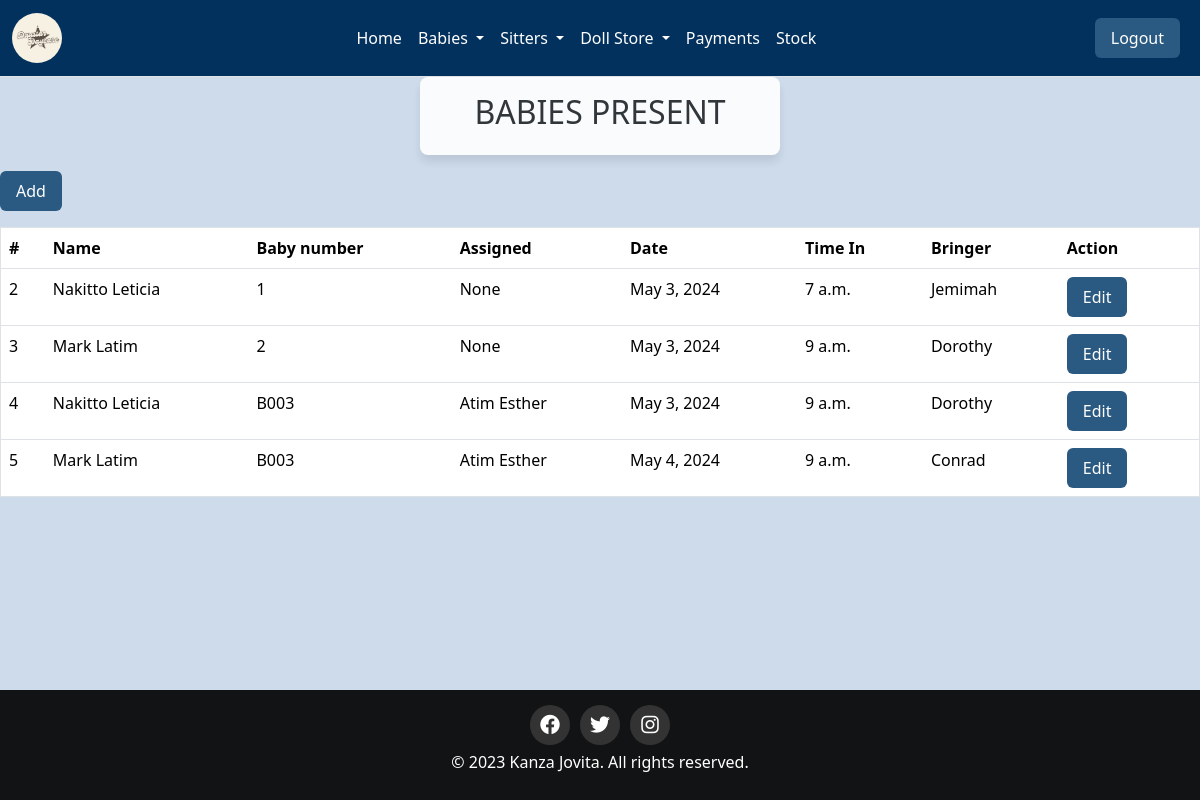
The page /arrival/ on the database its author committed.
### home/models.py (models this page shows, shortened)
class Arrival(models.Model):
    baby_name=models.ForeignKey(Babyreg, on_delete=models.CASCADE)
    baby_number=models.CharField(max_length=30, null='False',blank = 'False')
    assign = models.ForeignKey(Sitterreg, on_delete = models.CASCADE,null=True,blank = True)
    date=models.DateField(default=timezone.now)
    timein=models.TimeField()
    broughtby=models.CharField(max_length=200)

class Babyreg(models.Model):
    c_stay = models.ForeignKey(Categorystay,on_delete = models.CASCADE,null=False,blank = False)#this links class Babe to class Categorystay
    Baby_name = models.CharField(max_length=30, null='False',blank = 'False')
    Baby_number = models.CharField(max_length=30, null='False',blank = 'False')
    Date = models.DateField(default=timezone.now)
    Gender = models.CharField(max_length=30, null='False',blank = 'False')
    Age = models.IntegerField()
    Location = models.CharField(max_length=30, null='False',blank = 'False')
    Parents_names = models.CharField(max_length=30, null='False',blank = 'False')
    def __str__(self):
        return self.Baby_name

class Sitterreg(models.Model):
    Sitter_name = models.CharField(max_length=30, null='False',blank = 'False')
    Sitter_number = models.CharField(max_length=30, null='False',blank = 'False')
    Date_of_birth = models.DateField(null="True", blank="True")
    Contact = models.IntegerField()
    Location = models.CharField(choices=[('kabalagala', 'kabalagala')], max_length=100)
    Gender =  models.CharField(choices=[('male', 'Male'),('female', 'Female')], max_length=100)
    Level_of_education = models.CharField(choices=[('Degree','Degree'),('Diploma','Diploma'),('Certificate','Certificate')],max_length=200,default=0)
    Next_of_kin = models.CharField(max_length=30, null='False',blank = 'False')
    NIN = models.CharField(max_length=30, null='False',blank = 'False')
    Recommenders_name = models.CharField(max_length=30, null='False',blank = 'False')
    Religion = models.CharField(max_length=30, null='True',blank = 'True')
    def __str__(self):
        return self.Sitter_name

### home/views.py (the view)
# urls.py: path('arrival/', views.arrival, name='arrival'),
def arrival(request):
    arrivals=Arrival.objects.all()
    return render(request,'arrival.html',{'arrivals':arrivals})

### home/templates/arrival.html (shortened to what this page needs)
{% extends 'base.html' %}
{% load static %}
{% block content%}
<div class="card-header">
    <h2>BABIES PRESENT</h2>
</div>
<a href="/addarrival" class="btn btn-primary mb-3">Add</a>
<div class="table-responsive">
    <table class="table table-bordered table-hover">
        <thead class="table-white">
            <tr>
                <th scope="col">#</th>
                <th scope="col">Name</th>
                <th scope="col">Baby number</th>
                <th scope="col">Assigned</th>
                <th scope="col">Date</th>
                <th scope="col">Time In</th>
                <th scope="col">Bringer</th>
                <th scope=>Action</th>
            </tr>
        </thead>
        <tbody>
            {% for baby in arrivals %}
            <tr>
                <td>{{ baby.id }}</td>
                <td>{{ baby.baby_name}}</td>
                <td>{{ baby.baby_number }}</td>
                <td>{{ baby.assign }}</td>
                <td>{{ baby.date }}</td>
                <td>{{ baby.timein }}</td>
                <td>{{ baby.broughtby}}</td>
                <td>
                    <a href="{% url 'editarrival' id=baby.id %}" class="btn btn-primary">Edit </a>
                </td>
            </tr>
            {% endfor %}
        </tbody>
    </table>
</div>
{% endblock %}

### home/static/css/main.css (style rules this page uses)
.card-header { border: 1px #333; opacity:90%; width: 87%; text-align: center; box-shadow: 0 7px 10px rgba(0, 0, 0, 0.1); border-radius: 8px; width:30%; margin: 0 auto; background-color: aliceblue; text-align: center; }
.table th, .table td { padding: 8px; text-align: left; border: none; outline: none; }
.table th { color: black; }
.table th, .table td { white-space: nowrap; }
.table-responsive { justify-content: center; }
.table { text-align: center; }

### home/templates/arrival.html (style rules this page uses)
body { background-color: rgba(158, 184, 217, 0.5); }
.btn { background-color: #2a5982; color: #fff; border: none; padding: 0.5rem 1rem; margin-right: 0.5rem; cursor: pointer; }
.card-header { background-color: #fff; padding: 1rem; margin-bottom: 1rem; }
.table { width: 100%; border-collapse: collapse; border: 1px solid #dee2e6; }
th, td { border: 1px solid #dee2e6; padding: 0.75rem; text-align: left; }
th { background-color: #f0f0f0; }

### rows shown on the page
Arrival: id "2", baby_name "Nakitto Leticia", baby_number "1", assign "None", date "May 3, 2024", timein "7 a.m.", broughtby "Jemimah"
Arrival: id "3", baby_name "Mark Latim", baby_number "2", assign "None", date "May 3, 2024", timein "9 a.m.", broughtby "Dorothy"
Arrival: id "4", baby_name "Nakitto Leticia", baby_number "B003", assign "Atim Esther", date "May 3, 2024", timein "9 a.m.", broughtby "Dorothy"
Arrival: id "5", baby_name "Mark Latim", baby_number "B003", assign "Atim Esther", date "May 4, 2024", timein "9 a.m.", broughtby "Conrad"
